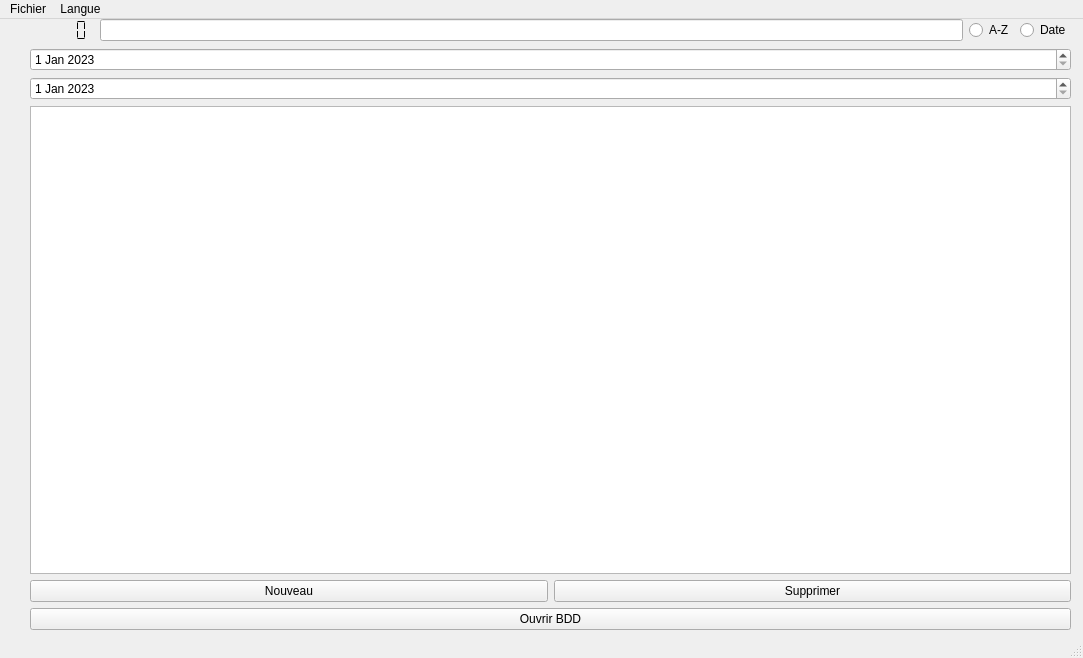
<?xml version="1.0" encoding="UTF-8"?>
<ui version="4.0">
 <class>MainWindow</class>
 <widget class="QMainWindow" name="MainWindow">
  <property name="geometry">
   <rect>
    <x>0</x>
    <y>0</y>
    <width>1083</width>
    <height>658</height>
   </rect>
  </property>
  <property name="sizePolicy">
   <sizepolicy hsizetype="Preferred" vsizetype="Preferred">
    <horstretch>0</horstretch>
    <verstretch>0</verstretch>
   </sizepolicy>
  </property>
  <property name="windowTitle">
   <string>CRM</string>
  </property>
  <widget class="QWidget" name="centralwidget">
   <widget class="QWidget" name="horizontalLayoutWidget_2">
    <property name="geometry">
     <rect>
      <x>30</x>
      <y>0</y>
      <width>1041</width>
      <height>611</height>
     </rect>
    </property>
    <layout class="QHBoxLayout" name="horizontalLayout_2">
     <item>
      <layout class="QVBoxLayout" name="verticalLayout">
       <item>
        <layout class="QHBoxLayout" name="horizontalLayout_rechercheTri">
         <item>
          <widget class="QLCDNumber" name="lcdNumber">
           <property name="enabled">
            <bool>true</bool>
           </property>
           <property name="accessibleName">
            <string/>
           </property>
           <property name="frameShape">
            <enum>QFrame::NoFrame</enum>
           </property>
           <property name="smallDecimalPoint">
            <bool>false</bool>
           </property>
           <property name="digitCount">
            <number>5</number>
           </property>
           <property name="segmentStyle">
            <enum>QLCDNumber::Flat</enum>
           </property>
           <property name="value" stdset="0">
            <double>0.000000000000000</double>
           </property>
           <property name="intValue" stdset="0">
            <number>0</number>
           </property>
          </widget>
         </item>
         <item>
          <widget class="QLineEdit" name="LineEditChercher">
           <property name="whatsThis">
            <string>&lt;html&gt;&lt;head/&gt;&lt;body&gt;&lt;p&gt;&lt;br/&gt;&lt;/p&gt;&lt;/body&gt;&lt;/html&gt;</string>
           </property>
          </widget>
         </item>
         <item>
          <widget class="QRadioButton" name="BoutonAlpha">
           <property name="text">
            <string>A-Z</string>
           </property>
           <attribute name="buttonGroup">
            <string notr="true">BoutonTri</string>
           </attribute>
          </widget>
         </item>
         <item>
          <widget class="QRadioButton" name="BoutonDate">
           <property name="text">
            <string>Date</string>
           </property>
           <attribute name="buttonGroup">
            <string notr="true">BoutonTri</string>
           </attribute>
          </widget>
         </item>
        </layout>
       </item>
       <item>
        <widget class="QDateEdit" name="DateDebut">
         <property name="date">
          <date>
           <year>2023</year>
           <month>1</month>
           <day>1</day>
          </date>
         </property>
        </widget>
       </item>
       <item>
        <widget class="QDateEdit" name="DateFin">
         <property name="date">
          <date>
           <year>2023</year>
           <month>1</month>
           <day>1</day>
          </date>
         </property>
        </widget>
       </item>
       <item>
        <widget class="QListView" name="listViewAffichage">
         <property name="editTriggers">
          <set>QAbstractItemView::NoEditTriggers</set>
         </property>
        </widget>
       </item>
       <item>
        <layout class="QHBoxLayout" name="layout_boutonsContact">
         <item>
          <widget class="QPushButton" name="BNouveau">
           <property name="text">
            <string>Nouveau</string>
           </property>
          </widget>
         </item>
         <item>
          <widget class="QPushButton" name="BSupprimer">
           <property name="text">
            <string>Supprimer</string>
           </property>
          </widget>
         </item>
        </layout>
       </item>
       <item>
        <widget class="QPushButton" name="pushButton_afficherListe">
         <property name="text">
          <string>Ouvrir BDD</string>
         </property>
        </widget>
       </item>
      </layout>
     </item>
     <item>
      <layout class="QVBoxLayout" name="verticalLayout_3">
       <item>
        <layout class="QVBoxLayout" name="verticalLayout_2">
         <property name="sizeConstraint">
          <enum>QLayout::SetDefaultConstraint</enum>
         </property>
        </layout>
       </item>
      </layout>
     </item>
    </layout>
   </widget>
  </widget>
  <widget class="QStatusBar" name="statusbar"/>
  <widget class="QMenuBar" name="menubar">
   <property name="geometry">
    <rect>
     <x>0</x>
     <y>0</y>
     <width>1083</width>
     <height>22</height>
    </rect>
   </property>
   <widget class="QMenu" name="menuFichier">
    <property name="title">
     <string>Fichier</string>
    </property>
    <addaction name="actionExport"/>
   </widget>
   <widget class="QMenu" name="menuLanguage">
    <property name="title">
     <string>Langue</string>
    </property>
    <addaction name="actionFran_ais"/>
    <addaction name="actionAnglais"/>
    <addaction name="actionArabe"/>
   </widget>
   <addaction name="menuFichier"/>
   <addaction name="menuLanguage"/>
  </widget>
  <action name="actionExport">
   <property name="text">
    <string>Export JSON</string>
   </property>
  </action>
  <action name="actionFran_ais">
   <property name="text">
    <string>Français</string>
   </property>
  </action>
  <action name="actionAnglais">
   <property name="text">
    <string>Anglais</string>
   </property>
  </action>
  <action name="actionArabe">
   <property name="text">
    <string>Arabe</string>
   </property>
  </action>
 </widget>
 <resources/>
 <connections/>
 <buttongroups>
  <buttongroup name="BoutonTri"/>
 </buttongroups>
</ui>
